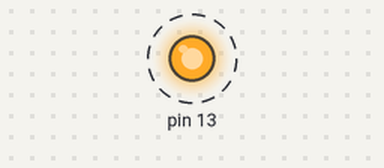
Bench run of a sketch on a simulated Arduino Uno, built with avr-gcc and run on an emulated ATmega328P. Shown: output pins drawn as LEDs (lit = HIGH). Dashed ring = blinking.

Above: at 0.5 s.
Timing chart, 0 to 4.6 s (numbered marks = the images above):
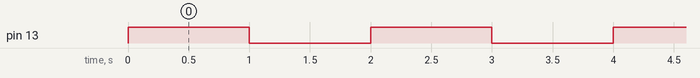

Measured:
- by itself, pin 13: alternates HIGH for 1.0 s and LOW for 1.0 s

The sketch:

BM_blink_an_led.ino
```cpp
#include <avr/io.h>
#include <util/delay.h>

int main(void) {
    DDRB = DDRB | (1 << DDB5);

    while(1)
    {
        PORTB = PORTB | (1 << PORTB5);
        _delay_ms(1000);

        PORTB = PORTB & ~(1 << PORTB5);
        _delay_ms(1000);
    }
}
```
